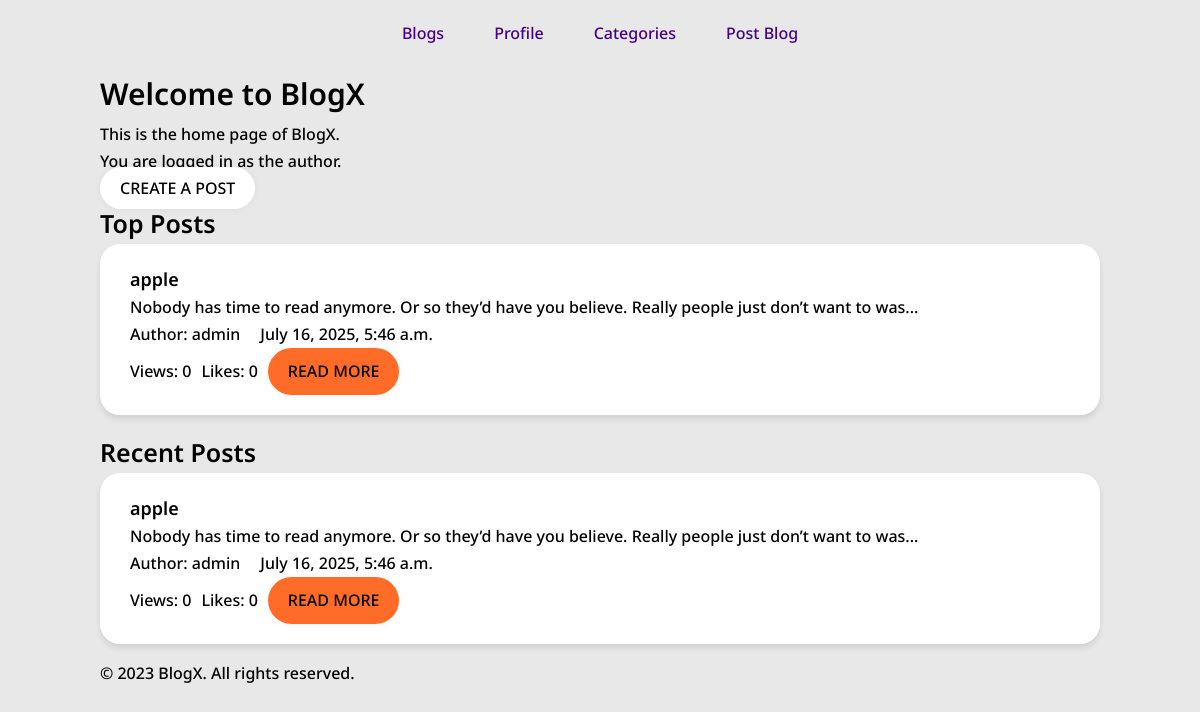
Before: /blog/ (signed in) with the older database file.
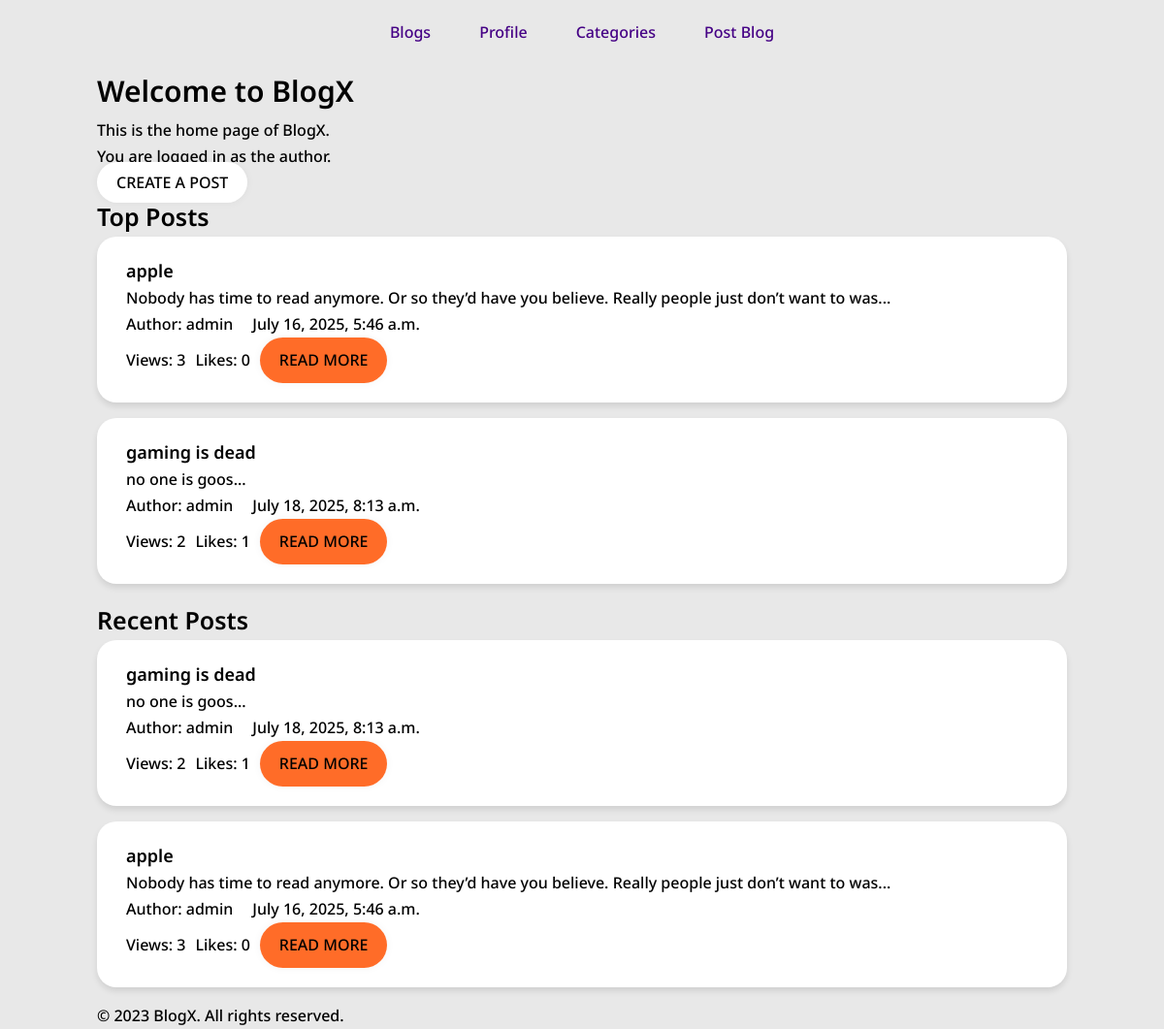
After: the same page with the newer database file.
### blog/models.py (models this page shows, shortened)
class BlogPost(models.Model):
    CATEGORY_CHOICES = [
        ('technology', 'Technology'),
        ('sports', 'Sports'),
        ('health', 'Health'),
        ('travel', 'Travel'),
        ('food', 'Food'),
        ('entertainment', 'Entertainment'),
        ('education', 'Education'),
        ('business', 'Business'),
        ('lifestyle', 'Lifestyle'),
        ('news', 'News'),
        ('gaming', 'Gaming'),
        ('other', 'Other'),
    ]
    title = models.CharField(max_length=200)
    content = models.TextField()
    author = models.ForeignKey(User, on_delete=models.CASCADE)
    created_at = models.DateTimeField(auto_now_add=True)
    views = models.ManyToManyField(User, related_name='views', blank=True)
    likes = models.ManyToManyField(User, related_name='liked_posts', blank=True)
    tags = models.CharField(max_length=100, blank=True, null=True)
    category = models.CharField(max_length=100, blank=True,  choices= CATEGORY_CHOICES)
    @property
    def like_count(self):
        return self.likes.count()
    @property
    def view_count(self):
        return self.views.count()
    class Meta:
        ordering = ['-created_at']
        verbose_name = 'Blog Post'
        verbose_name_plural = 'Blog Posts'

### blog/views.py (the view)
# urls.py: path("", views.blog_home, name="blog_home"),
def blog_home(request):
    if not request.user.is_authenticated:
        return redirect("members:login")
    context = {
        "user": request.user,
        "rank": request.user.userprofile.rank,
        "recent_blogs": BlogPost.objects.all().order_by('-created_at'),
        "top_blogs": BlogPost.objects.annotate(view_total=Count('views')).order_by('-view_total')[:6],
    }
    return render(request, "blog_home.html", context)

### blog/templates/blog_home.html (shortened to what this page needs)
{% extends "base.html" %}
{% block content %}
<h1 class="h1">Welcome to BlogX</h1>
<p class="text"`>This is the home page of BlogX.</p>
<div>
    {% if rank == "author" %}
        <p class="text">You are logged in as the author.</p>
        <a href="{% url 'blog:post_blog'%}" class="text button-primary">Create a post</a>
    {% else %}
    <p class="text">You are logged in as a reader.</p>
    {% endif %}
</div>
<div>
    <h2 class="h2">Top Posts</h2>
    <div>
        {% for i in top_blogs %}
        <div class="top-post-container">
            <h3 class="h3">{{ i.title }}</h3>
            <p class="text">{{ i.content|slice:":100" }}...</p>
            <div class="blog-author-content">
                <p class="text">Author: {{ i.author.username }} </p>
                <p class="text">{{ i.created_at }}</p>
            </div>
            <div class="blog-stats">
                <p class="text">Views: {{ i.view_count }}</p>
                <p class="text">Likes: {{ i.like_count }}</p>
                <a href="{% url 'blog:blog_details' i.id%}" class="text button-secondary">Read more</a>
            </div>
        </div>
        {% endfor %}
    </div>
</div>
<div>
    <h2 class="h2">Recent Posts</h2>
        {% for i in recent_blogs %}
    <div class="top-post-container">
            <h3 class="h3">{{ i.title }}</h3>
            <p class="text">{{ i.content|slice:":100" }}...</p>
            <div class="blog-author-content">
                <p class="text">Author: {{ i.author.username }} </p>
                <p class="text">{{ i.created_at }}</p>
            </div>
            <div class="blog-stats">
                <p class="text">Views: {{ i.view_count }}</p>
                <p class="text">Likes: {{ i.like_count }}</p>
        <a href="{% url 'blog:blog_details' i.id %}" class="text button-secondary">Read more</a>
        </div>
    </div>
        {% endfor %}
</div>
{% endblock %}

### templates/base.html (shortened to what this page needs)
<!DOCTYPE html>
<html lang="en">
<head>
    {% load static %}
    <link rel="stylesheet" href="{% static 'css/style.css' %}">
    <link rel="stylesheet" href="{% static 'css/nav-footer.css' %}">
    <link rel="stylesheet" href="{% static 'css/blog.css' %}">
</head>
<body>
    <header>
        <nav>
            <ul class="nav-list">
                <li><a href="{% url 'blog:blog_home' %}" class="text">Blogs</a></li>
                <li><a href="{% url 'members:profile' %}" class="text">Profile</a></li>
                <li><a href="" class="text">Categories</a></li>
                <li><a href="{% url 'blog:post_blog' %}" class="text">Post Blog</a></li>
            </ul>
        </nav>
    </header>
    <main>
        {% block content %}
        {% endblock %}
    </main>
    <footer>
        <p class="text">&copy; 2023 BlogX. All rights reserved.</p>
    </footer>
</body>
</html>

### static/css/style.css (style rules this page uses)
* { margin: 0px; padding: 0px; box-sizing: border-box; }
html { overflow-x: hidden; scroll-behavior: smooth; background-color: #e8e8e8; }
body { margin-left: 100px; margin-right: 100px; }
:root { --font-family: "Noto Sans", sans-serif; --font-optical-sizing: auto; --h1-f: 30px; --h1-l: 54px; --font-weight: 600; --font-style: normal; }
.h1 { font-family: var(--font-family); font-size: var(--h1-f); line-height: var(--h1-l); font-weight: var(--font-weight); font-style: var(--font-style); font-optical-sizing: var(--font-optical-sizing); }
.h2 { font-family: var(--font-family); font-size: 25px; line-height: 42px; font-weight: var(--font-weight); font-style: var(--font-style); font-optical-sizing: var(--font-optical-sizing); }
.h3 { font-family: var(--font-family); font-size: 18px; line-height: 30px; font-weight: var(--font-weight); font-style: var(--font-style); font-optical-sizing: var(--font-optical-sizing); }
.text { font-family: var(--font-family); font-size: 16px; line-height: 27px; font-weight: 480; font-style: var(--font-style); font-optical-sizing: var(--font-optical-sizing); }
.button-primary { padding: 10px 20px; border-radius: 30px; cursor: pointer; border: 0; background-color: white; color: black; box-shadow: rgb(0 0 0 / 5%) 0 0 8px; text-transform: uppercase; transition: all 0.5s ease; text-decoration: none; }
.button-secondary { padding: 10px 20px; border-radius: 30px; cursor: pointer; border: 0; background-color: rgba(255, 85, 6, 0.863); color: black; box-shadow: rgb(0 0 0 / 5%) 0 0 8px; text-transform: uppercase; transition: all 0.5s ease; text-decoration: none; }

### static/css/nav-footer.css (style rules this page uses)
nav { padding: 20px; }
nav .nav-list { list-style: none; display: flex; gap: 50px; justify-content: center; }
nav .nav-list li a { text-decoration: none; color: rgb(69, 1, 133); }

### static/css/blog.css (style rules this page uses)
.top-post-container { background-color: white; padding: 20px 30px; margin-bottom: 16px; border-radius: 20px; box-shadow: 0 4px 6px rgba(0, 0, 0, 0.1); }
.blog-author-content { display: flex; gap: 20px; }
.blog-stats { display: flex; gap: 10px; align-items: center; }

Changed rows visible on the page:
computed for BlogPost "apple": view_count "0" → "3"
added BlogPost: title "gaming is dead", content "no one is goos", author.username "admin", created_at "July 18, 2025, 8:13 a.m.", view_count "2", like_count "1"
